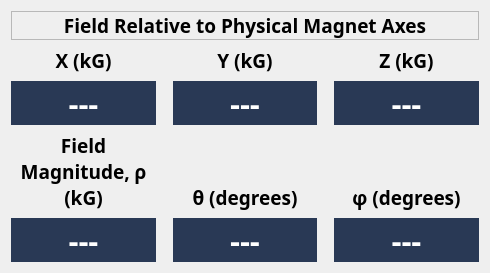
     <widget class="QFrame" name="presentFieldFrame">
      <property name="minimumSize">
       <size>
        <width>0</width>
        <height>20</height>
       </size>
      </property>
      <property name="font">
       <font>
        <family>.SF NS</family>
        <pointsize>15</pointsize>
       </font>
      </property>
      <property name="frameShape">
       <enum>QFrame::NoFrame</enum>
      </property>
      <property name="frameShadow">
       <enum>QFrame::Plain</enum>
      </property>
      <property name="lineWidth">
       <number>0</number>
      </property>
      <layout class="QHBoxLayout" name="presentFieldLayout" stretch="3">
       <property name="spacing">
        <number>12</number>
       </property>
       <item>
        <layout class="QGridLayout" name="magnetFieldGridLayout" rowstretch="0,0,0,0,0,0,0,0" columnstretch="1,1,1">
         <property name="horizontalSpacing">
          <number>17</number>
         </property>
         <property name="verticalSpacing">
          <number>7</number>
         </property>
         <item row="1" column="2">
          <widget class="QLabel" name="magnetZLabel">
           <property name="minimumSize">
            <size>
             <width>0</width>
             <height>24</height>
            </size>
           </property>
           <property name="font">
            <font>
             <family>.SF NS</family>
             <pointsize>14</pointsize>
             <weight>75</weight>
             <bold>true</bold>
            </font>
           </property>
           <property name="text">
            <string>Z (kG)</string>
           </property>
           <property name="alignment">
            <set>Qt::AlignBottom|Qt::AlignHCenter</set>
           </property>
           <property name="wordWrap">
            <bool>true</bool>
           </property>
           <property name="margin">
            <number>0</number>
           </property>
          </widget>
         </item>
         <item row="2" column="2">
          <widget class="QLabel" name="magnetZValue">
           <property name="minimumSize">
            <size>
             <width>0</width>
             <height>32</height>
            </size>
           </property>
           <property name="font">
            <font>
             <family>.SF NS</family>
             <pointsize>23</pointsize>
             <weight>75</weight>
             <bold>true</bold>
             <stylestrategy>PreferAntialias</stylestrategy>
            </font>
           </property>
           <property name="cursor">
            <cursorShape>IBeamCursor</cursorShape>
           </property>
           <property name="styleSheet">
            <string notr="true">background-color: rgb(41,57,85);
color: rgb(255, 255, 255);</string>
           </property>
           <property name="frameShape">
            <enum>QFrame::NoFrame</enum>
           </property>
           <property name="frameShadow">
            <enum>QFrame::Plain</enum>
           </property>
           <property name="text">
            <string>---</string>
           </property>
           <property name="scaledContents">
            <bool>false</bool>
           </property>
           <property name="alignment">
            <set>Qt::AlignCenter</set>
           </property>
           <property name="margin">
            <number>0</number>
           </property>
          </widget>
         </item>
         <item row="4" column="0">
          <widget class="QLabel" name="magnetMagnitudeLabel">
           <property name="minimumSize">
            <size>
             <width>0</width>
             <height>28</height>
            </size>
           </property>
           <property name="font">
            <font>
             <family>.SF NS</family>
             <pointsize>14</pointsize>
             <weight>75</weight>
             <bold>true</bold>
            </font>
           </property>
           <property name="text">
            <string>Field Magnitude, ρ (kG)</string>
           </property>
           <property name="alignment">
            <set>Qt::AlignBottom|Qt::AlignHCenter</set>
           </property>
           <property name="wordWrap">
            <bool>true</bool>
           </property>
           <property name="margin">
            <number>0</number>
           </property>
          </widget>
         </item>
         <item row="2" column="0">
          <widget class="QLabel" name="magnetXValue">
           <property name="minimumSize">
            <size>
             <width>0</width>
             <height>32</height>
            </size>
           </property>
           <property name="font">
            <font>
             <family>.SF NS</family>
             <pointsize>23</pointsize>
             <weight>75</weight>
             <bold>true</bold>
             <stylestrategy>PreferAntialias</stylestrategy>
            </font>
           </property>
           <property name="cursor">
            <cursorShape>IBeamCursor</cursorShape>
           </property>
           <property name="styleSheet">
            <string notr="true">background-color: rgb(41,57,85);
color: rgb(255, 255, 255);</string>
           </property>
           <property name="frameShape">
            <enum>QFrame::NoFrame</enum>
           </property>
           <property name="frameShadow">
            <enum>QFrame::Plain</enum>
           </property>
           <property name="text">
            <string>---</string>
           </property>
           <property name="scaledContents">
            <bool>false</bool>
           </property>
           <property name="alignment">
            <set>Qt::AlignCenter</set>
           </property>
           <property name="margin">
            <number>0</number>
           </property>
          </widget>
         </item>
         <item row="4" column="1">
          <widget class="QLabel" name="magnetThetaLabel">
           <property name="minimumSize">
            <size>
             <width>0</width>
             <height>28</height>
            </size>
           </property>
           <property name="font">
            <font>
             <family>.SF NS</family>
             <pointsize>14</pointsize>
             <weight>75</weight>
             <bold>true</bold>
            </font>
           </property>
           <property name="text">
            <string>θ (degrees)</string>
           </property>
           <property name="alignment">
            <set>Qt::AlignBottom|Qt::AlignHCenter</set>
           </property>
           <property name="wordWrap">
            <bool>true</bool>
           </property>
           <property name="margin">
            <number>0</number>
           </property>
          </widget>
         </item>
         <item row="0" column="0" colspan="3">
          <widget class="QLabel" name="magnetFieldLabel">
           <property name="minimumSize">
            <size>
             <width>0</width>
             <height>28</height>
            </size>
           </property>
           <property name="font">
            <font>
             <family>.SF NS</family>
             <pointsize>14</pointsize>
             <weight>75</weight>
             <bold>true</bold>
            </font>
           </property>
           <property name="autoFillBackground">
            <bool>true</bool>
           </property>
           <property name="frameShape">
            <enum>QFrame::StyledPanel</enum>
           </property>
           <property name="frameShadow">
            <enum>QFrame::Plain</enum>
           </property>
           <property name="text">
            <string>Field Relative to Physical Magnet Axes</string>
           </property>
           <property name="alignment">
            <set>Qt::AlignCenter</set>
           </property>
           <property name="wordWrap">
            <bool>true</bool>
           </property>
           <property name="margin">
            <number>6</number>
           </property>
          </widget>
         </item>
         <item row="2" column="1">
          <widget class="QLabel" name="magnetYValue">
           <property name="minimumSize">
            <size>
             <width>0</width>
             <height>32</height>
            </size>
           </property>
           <property name="font">
            <font>
             <family>.SF NS</family>
             <pointsize>23</pointsize>
             <weight>75</weight>
             <bold>true</bold>
             <stylestrategy>PreferAntialias</stylestrategy>
            </font>
           </property>
           <property name="cursor">
            <cursorShape>IBeamCursor</cursorShape>
           </property>
           <property name="styleSheet">
            <string notr="true">background-color: rgb(41,57,85);
color: rgb(255, 255, 255);</string>
           </property>
           <property name="frameShape">
            <enum>QFrame::NoFrame</enum>
           </property>
           <property name="frameShadow">
            <enum>QFrame::Plain</enum>
           </property>
           <property name="text">
            <string>---</string>
           </property>
           <property name="scaledContents">
            <bool>false</bool>
           </property>
           <property name="alignment">
            <set>Qt::AlignCenter</set>
           </property>
           <property name="margin">
            <number>0</number>
           </property>
          </widget>
         </item>
         <item row="1" column="1">
          <widget class="QLabel" name="magnetYLabel">
           <property name="minimumSize">
            <size>
             <width>0</width>
             <height>24</height>
            </size>
           </property>
           <property name="font">
            <font>
             <family>.SF NS</family>
             <pointsize>14</pointsize>
             <weight>75</weight>
             <bold>true</bold>
            </font>
           </property>
           <property name="text">
            <string>Y (kG)</string>
           </property>
           <property name="alignment">
            <set>Qt::AlignBottom|Qt::AlignHCenter</set>
           </property>
           <property name="wordWrap">
            <bool>true</bool>
           </property>
           <property name="margin">
            <number>0</number>
           </property>
          </widget>
         </item>
         <item row="7" column="1">
          <widget class="QLabel" name="magnetThetaValue">
           <property name="minimumSize">
            <size>
             <width>0</width>
             <height>32</height>
            </size>
           </property>
           <property name="font">
            <font>
             <family>.SF NS</family>
             <pointsize>23</pointsize>
             <weight>75</weight>
             <bold>true</bold>
             <stylestrategy>PreferAntialias</stylestrategy>
            </font>
           </property>
           <property name="cursor">
            <cursorShape>IBeamCursor</cursorShape>
           </property>
           <property name="styleSheet">
            <string notr="true">background-color: rgb(41,57,85);
color: rgb(255, 255, 255);</string>
           </property>
           <property name="frameShape">
            <enum>QFrame::NoFrame</enum>
           </property>
           <property name="frameShadow">
            <enum>QFrame::Plain</enum>
           </property>
           <property name="text">
            <string>---</string>
           </property>
           <property name="scaledContents">
            <bool>false</bool>
           </property>
           <property name="alignment">
            <set>Qt::AlignCenter</set>
           </property>
           <property name="margin">
            <number>0</number>
           </property>
          </widget>
         </item>
         <item row="7" column="0">
          <widget class="QLabel" name="magnetMagnitudeValue">
           <property name="minimumSize">
            <size>
             <width>0</width>
             <height>32</height>
            </size>
           </property>
           <property name="font">
            <font>
             <family>.SF NS</family>
             <pointsize>23</pointsize>
             <weight>75</weight>
             <bold>true</bold>
             <stylestrategy>PreferAntialias</stylestrategy>
            </font>
           </property>
           <property name="cursor">
            <cursorShape>IBeamCursor</cursorShape>
           </property>
           <property name="styleSheet">
            <string notr="true">background-color: rgb(41,57,85);
color: rgb(255, 255, 255);</string>
           </property>
           <property name="frameShape">
            <enum>QFrame::NoFrame</enum>
           </property>
           <property name="frameShadow">
            <enum>QFrame::Plain</enum>
           </property>
           <property name="text">
            <string>---</string>
           </property>
           <property name="scaledContents">
            <bool>false</bool>
           </property>
           <property name="alignment">
            <set>Qt::AlignCenter</set>
           </property>
           <property name="margin">
            <number>0</number>
           </property>
          </widget>
         </item>
         <item row="7" column="2">
          <widget class="QLabel" name="magnetPhiValue">
           <property name="minimumSize">
            <size>
             <width>0</width>
             <height>32</height>
            </size>
           </property>
           <property name="font">
            <font>
             <family>.SF NS</family>
             <pointsize>23</pointsize>
             <weight>75</weight>
             <bold>true</bold>
             <stylestrategy>PreferAntialias</stylestrategy>
            </font>
           </property>
           <property name="cursor">
            <cursorShape>IBeamCursor</cursorShape>
           </property>
           <property name="styleSheet">
            <string notr="true">background-color: rgb(41,57,85);
color: rgb(255, 255, 255);</string>
           </property>
           <property name="frameShape">
            <enum>QFrame::NoFrame</enum>
           </property>
           <property name="frameShadow">
            <enum>QFrame::Plain</enum>
           </property>
           <property name="text">
            <string>---</string>
           </property>
           <property name="scaledContents">
            <bool>false</bool>
           </property>
           <property name="alignment">
            <set>Qt::AlignCenter</set>
           </property>
           <property name="margin">
            <number>0</number>
           </property>
          </widget>
         </item>
         <item row="1" column="0">
          <widget class="QLabel" name="magnetXLabel">
           <property name="minimumSize">
            <size>
             <width>0</width>
             <height>24</height>
            </size>
           </property>
           <property name="font">
            <font>
             <family>.SF NS</family>
             <pointsize>14</pointsize>
             <weight>75</weight>
             <bold>true</bold>
            </font>
           </property>
           <property name="text">
            <string>X (kG)</string>
           </property>
           <property name="alignment">
            <set>Qt::AlignBottom|Qt::AlignHCenter</set>
           </property>
           <property name="wordWrap">
            <bool>true</bool>
           </property>
           <property name="margin">
            <number>0</number>
           </property>
          </widget>
         </item>
         <item row="4" column="2">
          <widget class="QLabel" name="magnetPhiLabel">
           <property name="minimumSize">
            <size>
             <width>0</width>
             <height>28</height>
            </size>
           </property>
           <property name="font">
            <font>
             <family>.SF NS</family>
             <pointsize>14</pointsize>
             <weight>75</weight>
             <bold>true</bold>
            </font>
           </property>
           <property name="text">
            <string>φ (degrees)</string>
           </property>
           <property name="alignment">
            <set>Qt::AlignBottom|Qt::AlignHCenter</set>
           </property>
           <property name="wordWrap">
            <bool>true</bool>
           </property>
           <property name="margin">
            <number>0</number>
           </property>
          </widget>
         </item>
        </layout>
       </item>
      </layout>
     </widget>
